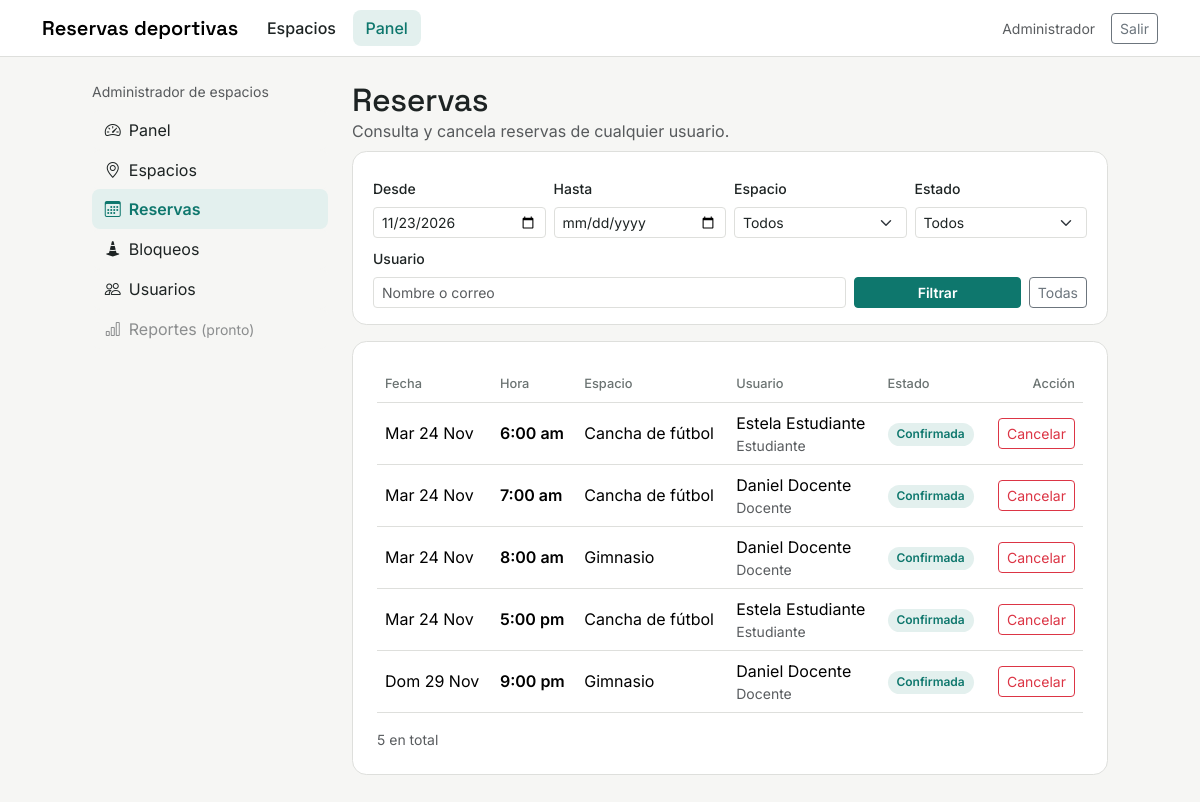
Page /panel/reservas/ (signed in) on the committed database.
### reservas/models.py (models this page shows, shortened)
class Reserva(models.Model):
    class Estado(models.TextChoices):
        CONFIRMADA = "confirmada", "Confirmada"
        CANCELADA = "cancelada", "Cancelada"
    usuario = models.ForeignKey(
        settings.AUTH_USER_MODEL, on_delete=models.CASCADE, related_name="reservas"
    )
    espacio = models.ForeignKey(
        Espacio, on_delete=models.PROTECT, related_name="reservas"
    )
    fecha = models.DateField()
    hora_inicio = models.TimeField()
    estado = models.CharField(
        max_length=20, choices=Estado.choices, default=Estado.CONFIRMADA
    )
    creada_en = models.DateTimeField(auto_now_add=True)
    class Meta:
        ordering = ["fecha", "hora_inicio"]
        constraints = [
            models.UniqueConstraint(
                fields=["espacio", "fecha", "hora_inicio"],
                condition=Q(estado="confirmada"),
                name="una_reserva_confirmada_por_franja",
            )
        ]

### espacios/models.py (models this page shows, shortened)
class Espacio(models.Model):
    class Tipo(models.TextChoices):
        CANCHA = "cancha", "Cancha"
        GIMNASIO = "gimnasio", "Gimnasio"
        OTRO = "otro", "Otro"
    nombre = models.CharField(max_length=100)
    tipo = models.CharField(max_length=20, choices=Tipo.choices, default=Tipo.CANCHA)
    descripcion = models.TextField(blank=True)
    activo = models.BooleanField(default=True)

### usuarios/models.py (models this page shows, shortened)
class Perfil(models.Model):
    class Tipo(models.TextChoices):
        ESTUDIANTE = "estudiante", "Estudiante"
        DOCENTE = "docente", "Docente"
        EXTERNO = "externo", "Externo"
    usuario = models.OneToOneField(
        settings.AUTH_USER_MODEL, on_delete=models.CASCADE, related_name="perfil"
    )
    tipo = models.CharField(max_length=20, choices=Tipo.choices, default=Tipo.EXTERNO)
    acepto_politica_en = models.DateTimeField(
        null=True, blank=True, help_text="Cuándo aceptó la política de datos (Ley 1581)."
    )

### panel/views.py (the view)
# urls.py: path("reservas/", include("reservas.urls")),
@solo_administrador
def reservas(request):
    hoy = timezone.localdate()
    filtros = {
        "desde": request.GET.get("desde", hoy.isoformat()),
        "hasta": request.GET.get("hasta", ""),
        "espacio": request.GET.get("espacio", ""),
        "estado": request.GET.get("estado", ""),
        "q": request.GET.get("q", "").strip(),
    }
    lista = Reserva.objects.select_related("espacio", "usuario", "usuario__perfil")
    desde, hasta = _leer_fecha(filtros["desde"]), _leer_fecha(filtros["hasta"])
    if desde:
        lista = lista.filter(fecha__gte=desde)
    if hasta:
        lista = lista.filter(fecha__lte=hasta)
    if filtros["espacio"].isdigit():
        lista = lista.filter(espacio_id=filtros["espacio"])
    if filtros["estado"] in Reserva.Estado.values:
        lista = lista.filter(estado=filtros["estado"])
    if filtros["q"]:
        q = filtros["q"]
        lista = lista.filter(
            Q(usuario__first_name__icontains=q) | Q(usuario__last_name__icontains=q)
            | Q(usuario__email__icontains=q) | Q(usuario__username__icontains=q)
        )
    lista = lista.order_by("fecha", "hora_inicio", "espacio__nombre")
    pagina = Paginator(lista, POR_PAGINA).get_page(request.GET.get("pagina"))
    parametros = request.GET.copy()
    parametros.pop("pagina", None)
    return render(request, "panel/reservas.html", {
        "seccion": "reservas",
        "pagina": pagina,
        "filtros": filtros,
        "espacios": Espacio.objects.order_by("nombre"),
        "estados": Reserva.Estado.choices,
        "parametros": parametros.urlencode(),
    })

### panel/views.py (called while the page is built)
def solo_administrador(vista):
    @login_required
    @wraps(vista)
    def envoltura(request, *args, **kwargs):
        if not request.user.is_staff:
            messages.error(request, "Solo el administrador puede entrar al panel.")
            return redirect("espacios:lista")
        return vista(request, *args, **kwargs)
    return envoltura

def _leer_fecha(texto):
    try:
        return date.fromisoformat(texto)
    except (TypeError, ValueError):
        return None

### reservas/templatetags/horas.py (called while the page is built)
@register.filter
def ampm(hora):
    if hora is None:
        return ""
    h12 = hora.hour % 12 or 12
    sufijo = "am" if hora.hour < 12 else "pm"
    return f"{h12}:{hora.minute:02d} {sufijo}"

### panel/templates/panel/reservas.html (shortened to what this page needs)
{% extends "panel/base_panel.html" %}
{% block panel %}
<h1 class="h2 mb-0">Reservas</h1>
<p class="text-body-secondary">Consulta y cancela reservas de cualquier usuario.</p>
<form method="get" class="tarjeta p-3 mb-3 row g-2 align-items-end mx-0">
  <div class="col-6 col-md-3">
    <label class="form-label small fw-medium" for="f-desde">Desde</label>
    <input type="date" class="form-control form-control-sm" id="f-desde" name="desde" value="{{ filtros.desde }}">
  </div>
  <div class="col-6 col-md-3">
    <label class="form-label small fw-medium" for="f-hasta">Hasta</label>
    <input type="date" class="form-control form-control-sm" id="f-hasta" name="hasta" value="{{ filtros.hasta }}">
  </div>
  <div class="col-6 col-md-3">
    <label class="form-label small fw-medium" for="f-espacio">Espacio</label>
    <select class="form-select form-select-sm" id="f-espacio" name="espacio">
      <option value="">Todos</option>
    </select>
  </div>
  <div class="col-6 col-md-3">
    <label class="form-label small fw-medium" for="f-estado">Estado</label>
    <select class="form-select form-select-sm" id="f-estado" name="estado">
      <option value="">Todos</option>
    </select>
  </div>
  <div class="col-12 col-md-8">
    <label class="form-label small fw-medium" for="f-q">Usuario</label>
    <input type="search" class="form-control form-control-sm" id="f-q" name="q" value="{{ filtros.q }}" placeholder="Nombre o correo">
  </div>
  <div class="col-12 col-md-4 d-flex gap-2">
    <button type="submit" class="btn btn-sm btn-verde flex-grow-1">Filtrar</button>
    <a href="{% url 'panel:reservas' %}?desde=" class="btn btn-sm btn-outline-secondary" title="Ver todas, también las pasadas">Todas</a>
  </div>
</form>
<div class="tarjeta p-3 p-md-4">
  {% if pagina.object_list %}
    {% include "panel/_tabla_reservas.html" with reservas=pagina.object_list mostrar_fecha=True %}
    {% include "panel/_paginacion.html" %}
  {% else %}
    <p class="text-body-secondary mb-0">No hay reservas con estos filtros.</p>
  {% endif %}
</div>
{% endblock %}

### panel/templates/panel/_tabla_reservas.html (shortened to what this page needs)
{% load horas %}
<div class="table-responsive">
  <table class="table tabla-panel align-middle mb-0">
    <thead>
      <tr>
        {% if mostrar_fecha %}<th>Fecha</th>{% endif %}
        <th>Hora</th><th>Espacio</th><th>Usuario</th><th>Estado</th><th class="text-end">Acción</th>
      </tr>
    </thead>
    <tbody>
      {% for r in reservas %}
        <tr>
          {% if mostrar_fecha %}<td class="text-nowrap">{{ r.fecha|date:"D j M"|capfirst }}</td>{% endif %}
          <td class="fw-semibold text-nowrap">{{ r.hora_inicio|ampm }}</td>
          <td>{{ r.espacio.nombre }}</td>
          <td>
            <a href="{% url 'panel:usuario_editar' r.usuario.pk %}" class="text-reset text-decoration-none">{{ r.usuario.get_full_name|default:r.usuario.username }}</a>
            <div class="small text-body-secondary">{% if r.usuario.is_staff %}Administrador{% else %}{{ r.usuario.perfil.get_tipo_display|default:"Sin tipo" }}{% endif %}</div>
          </td>
          <td><span class="etiqueta etiqueta-{{ r.estado }}">{{ r.get_estado_display }}</span></td>
          <td class="text-end">
            {% if r.estado == "confirmada" %}
              <form method="post" action="{% url 'reservas:cancelar' r.pk %}"
                    onsubmit="return confirm('¿Cancelar la reserva de {{ r.usuario.get_full_name|default:r.usuario.username|escapejs }}?');">
                <button type="submit" class="btn btn-sm btn-outline-danger">Cancelar</button>
              </form>
            {% else %}—{% endif %}
          </td>
        </tr>
      {% endfor %}
    </tbody>
  </table>
</div>

### static/css/estilos.css (style rules this page uses)
:root { --verde: #0e776d; --verde-oscuro: #0a5d55; --verde-claro: #e3f0ee; --oscuro: #142020; --fondo: #f6f6f4; --borde: #dedfdc; --gris: #e6e8e6; --ambar: #fbedc4; --ambar-texto: #7a5a0a; --bs-body-font-family: "Inter", system-ui, sans-serif; --bs-body-bg: var(--fondo); --bs-body-color: #1d2323; --bs-link-color: var(--verde); --bs-link-color-rgb: 14, 119, 109; --bs-link-hover-color: var(--verde-oscuro); --bs-link-hover-color-rgb: 10, 93, 85; --bs-border-color: var(--borde); --bs-border-radius: .6rem; --bs-focus-ring-color: rgba(14, 119, 109, .25); }
h1, h2, h3, .titulo { font-family: "Space Grotesk", "Inter", sans-serif; font-weight: 600; letter-spacing: -.01em; }
.form-control, .form-select { background-color: #fff; }
.btn-verde { --bs-btn-bg: var(--verde); --bs-btn-border-color: var(--verde); --bs-btn-color: #fff; --bs-btn-hover-bg: var(--verde-oscuro); --bs-btn-hover-border-color: var(--verde-oscuro); --bs-btn-hover-color: #fff; --bs-btn-active-bg: var(--verde-oscuro); --bs-btn-active-border-color: var(--verde-oscuro); --bs-btn-active-color: #fff; --bs-btn-disabled-bg: var(--verde); --bs-btn-disabled-border-color: var(--verde); --bs-btn-disabled-color: #fff; font-weight: 600; }
.tarjeta { background: #fff; border: 1px solid var(--borde); border-radius: .9rem; }
.etiqueta { display: inline-block; padding: .15rem .55rem; border-radius: 1rem; font-size: .75rem; font-weight: 600; }
.etiqueta-confirmada { background: var(--verde-claro); color: var(--verde); }
.tabla-panel th { font-weight: 500; color: #6b7372; font-size: .8rem; }
.tabla-panel td, .tabla-panel th { background: transparent; }

### rows in the picture
Reserva: fecha "Mar 24 Nov", hora_inicio|ampm "6:00 am", espacio.nombre "Cancha de fútbol", usuario.get_full_name "Estela Estudiante", usuario.perfil.tipo "Estudiante", estado "Confirmada"
Reserva: fecha "Mar 24 Nov", hora_inicio|ampm "7:00 am", espacio.nombre "Cancha de fútbol", usuario.get_full_name "Daniel Docente", usuario.perfil.tipo "Docente", estado "Confirmada"
Reserva: fecha "Mar 24 Nov", hora_inicio|ampm "8:00 am", espacio.nombre "Gimnasio", usuario.get_full_name "Daniel Docente", usuario.perfil.tipo "Docente", estado "Confirmada"
Reserva: fecha "Mar 24 Nov", hora_inicio|ampm "5:00 pm", espacio.nombre "Cancha de fútbol", usuario.get_full_name "Estela Estudiante", usuario.perfil.tipo "Estudiante", estado "Confirmada"
Reserva: fecha "Dom 29 Nov", hora_inicio|ampm "9:00 pm", espacio.nombre "Gimnasio", usuario.get_full_name "Daniel Docente", usuario.perfil.tipo "Docente", estado "Confirmada"

### other values in the picture
{{ pagina.paginator.count }} "5"
